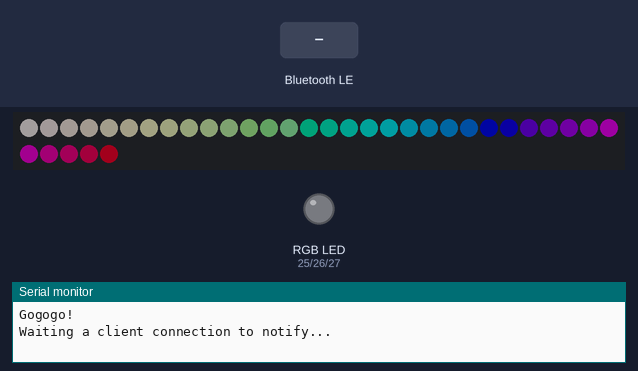
The sketch below on a simulated ESP32. Shown: 35 RGB LEDs in strip order, left to right, continuing on the next row, an RGB LED mixed from three pins (HIGH = lit), the last lines printed to the serial monitor. The test bench sets the inputs (shaded band). Dim RGB values are drawn brighter than linear; WiFi joins after 1.5 s; servers stay silent unless stated; uploads are accepted with an empty reply; random numbers use the default seed unless the sketch sets one; nothing arrives over Bluetooth unless stated; a phone connects over Bluetooth LE 3 s after start.

Above: at 0.4 s.
At 7.1 s:
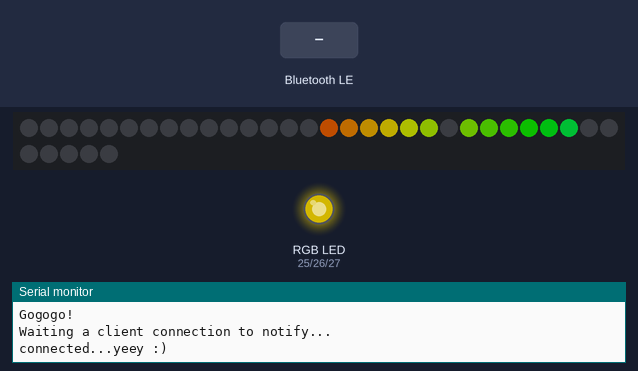
7.2 s: Bluetooth LE write "!M" received
At 7.55 s:
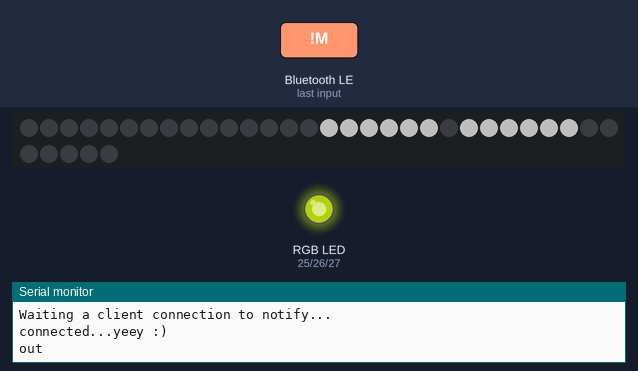
At 8.45 s:
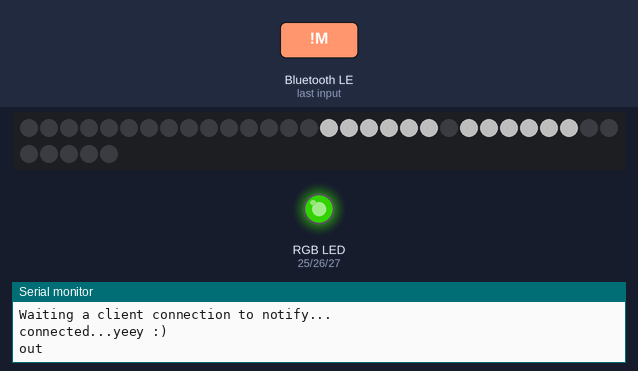
9.8 s: Bluetooth LE write "!C" received
14.6 s: Bluetooth LE write "!L" received
Timing chart, 0 to 17.1 s (numbered marks = the images above; inputs shaded):
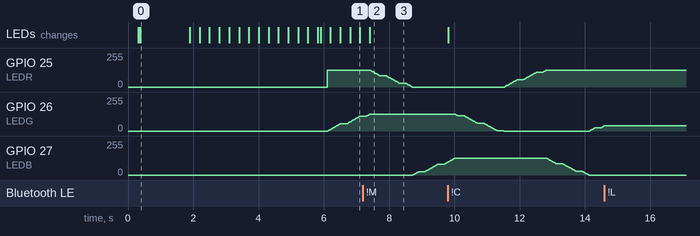

Measured:
- by itself, GPIO 27 (LEDB): rises from 97/255 to 127/255 in 0.20 s, then falls to 0/255 in 4.1 s
- what the display in image 0 shows lasts 1.5 s, from 0.4 s to 1.9 s

The sketch:

BiliButtonV3.ino
```cpp
#include <WiFiManager.h> // https://github.com/tzapu/WiFiManager
#include <DNSServer.h>
#include <HTTPClient.h>
WiFiManager wm;
#define NUMstrip 35
#define Digit1 0
#define Digit2 7
#define Digit3 14
#define Digit4 21
#define Digit5 28
#define PIN 23
#define SERVICE_UUID           "6E400001-B5A3-F393-E0A9-E50E24DCCA9E" // UART service UUID
#define CHARACTERISTIC_UUID_RX "6E400002-B5A3-F393-E0A9-E50E24DCCA9E"
#define CHARACTERISTIC_UUID_TX "6E400003-B5A3-F393-E0A9-E50E24DCCA9E"
//--------------------------//
#include <Arduino.h>
#include <BLEDevice.h>
#include <BLEServer.h>
#include <BLEUtils.h>
#include <BLE2902.h>
//#include <Adafruit_NeoPixel.h>
#include <NeoPixelBrightnessBus.h>
NeoPixelBrightnessBus<NeoGrbFeature, Neo800KbpsMethod> strip(NUMstrip, PIN);
//GLOBAL------------------//
int r=255;
int g=255;
int b=255;
int pixel[NUMstrip]={0};
int DisplayNum = 0;
uint32_t MODE_DIGIT=1;                //0 color picker          //1 rainbowloop             //2 RainbowSmooth
uint32_t MODE_LIGHTING=2;            //0 color picker                     //2 RainbowSmooth
int brightness=1;
int oldSubscriberCount=0;
int Anilooptime=0;
//LED--------SETUP-----------//
int LEDR=25;
int LEDG=26;
int LEDB=27;
uint32_t R=255;
uint32_t G=255;
uint32_t B=255;
uint8_t LEDcolorhue = 0;
boolean LED_PICK_CHANGE=false;
const boolean invert = false; // set true if common anode, false if common cathode
int LED_brightness = 127;
//BLE------SETUP--------//
BLEServer *pServer = NULL;
BLECharacteristic * pTxCharacteristic;
bool deviceConnected = false;
bool oldDeviceConnected = false;
uint8_t txValue = 0;
//BLE-----JOBS------------
class MyServerCallbacks: public BLEServerCallbacks {
    void onConnect(BLEServer* pServer) {
      deviceConnected = true;
    };

    void onDisconnect(BLEServer* pServer) {
      deviceConnected = false;
    }
};

class MyCallbacks: public BLECharacteristicCallbacks {
    void onWrite(BLECharacteristic *pCharacteristic) {
      std::string rxValue = pCharacteristic->getValue();

      if (rxValue.length() > 0) {
        String command = rxValue.c_str();
        command = command.substring(0,2);

        if(command == "!C"){
          r = (uint8_t)rxValue[2];
          g = (uint8_t)rxValue[3];
          b = (uint8_t)rxValue[4];

          Serial.printf("R: %d | G: %d | B: %d \n\r",r,g,b);
        }
        if(command == "!O"){
          R = (uint8_t)rxValue[2];

          G = (uint8_t)rxValue[3];
          B = (uint8_t)rxValue[4];
           LED_PICK_CHANGE=true;
          Serial.printf("LED_OwO R: %d | G: %d | B: %d \n\r",R,G,B);
        }
        if(command == "!M"){
          MODE_DIGIT=(uint8_t)rxValue[2];

          }
        if(command == "!L"){
          MODE_LIGHTING=(uint8_t)rxValue[2];
          }
      }
      Serial.println("out");
    }
};

//--------------------------------


void setup() {
  int looptime=0;
  // put your setup code here, to run once:
  Serial.begin(115200);
  Serial.println();
  Serial.println("Gogogo!");


  strip.Begin();
  strip.SetBrightness(brightness);
//BLE//----------------------------------------
// Create the BLE Device
  BLEDevice::init("BiliButtonV3");

  // Create the BLE Server
  pServer = BLEDevice::createServer();
  pServer->setCallbacks(new MyServerCallbacks());

  // Create the BLE Service
  BLEService *pService = pServer->createService(SERVICE_UUID);

   // Create a BLE Characteristic
  pTxCharacteristic = pService->createCharacteristic(
                    CHARACTERISTIC_UUID_TX,
                    BLECharacteristic::PROPERTY_NOTIFY
                  );

  pTxCharacteristic->addDescriptor(new BLE2902());

  BLECharacteristic * pRxCharacteristic = pService->createCharacteristic(
                       CHARACTERISTIC_UUID_RX,
                      BLECharacteristic::PROPERTY_WRITE
                    );

  pRxCharacteristic->setCallbacks(new MyCallbacks());

  // Start the service
  pService->start();

  // Start advertising
  pServer->getAdvertising()->start();
  Serial.println("Waiting a client connection to notify...");

 //STARUP ANIMATION//


  for(long firstPixelHue = 0; firstPixelHue < 360; firstPixelHue ++) {

    if (looptime==0){
        for(int i=0; i<NUMstrip; i++) { // For each pixel in strip...
         // Offset pixel hue by an amount to make one full revolution of the
          // color wheel (range of 65536) along the length of the strip
          // (strip.numPixels() steps):
          int pixelHue = firstPixelHue + (i * 360L / NUMstrip);
          // RgbColorHSV() can take 1 or 3 arguments: a hue (0 to 65535) or
          // optionally add saturation and value (brightness) (each 0 to 255).
         // Here we're using just the single-argument hue variant. The result
         // is passed through strip.gamma32() to provide 'truer' colors
         // before assigning to each pixel:
         strip.SetPixelColor(i, HslColor(pixelHue/360.0f,1.0f,0.5f));
         strip.Show(); // Update strip with new contents
         if(brightness<80){
            brightness+=1;
            strip.SetBrightness(brightness);
         }
       delay(10);  // Pause for a moment
    }
      //------------------------------WIFI---------------------------//
 WiFi.mode(WIFI_STA);

    Serial.begin(115200);
    if(wm.autoConnect("BiliButtonV3")){
        Serial.println("connected...yeey :)");
    }
    else {
        Serial.println("Configportal running");
    }
//-------------------------------------------------------------------------------//
    }
    else{
        for(int i=0; i<NUMstrip; i++) {
            int pixelHue = firstPixelHue + (i * 360L / NUMstrip);
            strip.SetPixelColor(i, HslColor(pixelHue/360.0f,1.0f,0.5f));
          }
        }
       if (looptime!=0){
        if(brightness<80){
            brightness+=1;
            strip.SetBrightness(brightness);
         }
        strip.Show();
        delay(10);
       }
       looptime++;
    }
 //LED------------------------------//
   ledcAttachPin(LEDR, 1); // assign RGB led pins to channels
  ledcAttachPin(LEDG, 2);
  ledcAttachPin(LEDB, 3);
   ledcSetup(1, 5000, 8); // 12 kHz PWM, 8-bit resolution
  ledcSetup(2, 5000, 8);
  ledcSetup(3, 5000, 8);
  }


void DrawDigit(int offset, int r,int g,int b, int n)
{

  if (n == 2 || n == 3 || n == 4 || n == 5 || n == 6 || n == 8 || n == 9) //MIDDLE
  {
    pixel[0+offset]=1;
   // strip.SetPixelColor(0 + offset, RgbColor(r, g, b));
  }
  else
  {
    pixel[0+offset]=0;
   // strip.SetPixelColor(0 + offset, RgbColor(0, 0, 0));o
  }
  if (n == 0 || n == 1 || n == 2 || n == 3 || n == 4 || n == 7 || n == 8 || n == 9) //TOP RIGHT
  {
    pixel[6+offset]=1;
   // strip.SetPixelColor(6 + offset, RgbColor(r, g, b));
  }
  else
  {
    pixel[6+offset]=0;
 //   strip.SetPixelColor(6 + offset, RgbColor(0, 0, 0));
  }
  if (n == 0 || n == 2 || n == 3 || n == 5 || n == 6 || n == 7 || n == 8 || n == 9) //TOP
  {
    pixel[5+offset]=1;
  //  strip.SetPixelColor(5 + offset, RgbColor(r, g, b));
  }
  else
  {
    pixel[5+offset]=0;
 //   strip.SetPixelColor(5 + offset, RgbColor(0, 0, 0));
  }
  if (n == 0 || n == 4 || n == 5 || n == 6 || n == 8 || n == 9) //TOP LEFT
  {
    pixel[4+offset]=1;
  //  strip.SetPixelColor(4 + offset, RgbColor(r, g, b));
  }
  else
  {
    pixel[4+offset]=0;
 //   strip.SetPixelColor(4 + offset, RgbColor(0, 0, 0));
  }
  if (n == 0 || n == 2 || n == 6 || n == 8) //BOTTOM LEFT
  {
    pixel[3+offset]=1;
 //   strip.SetPixelColor(3 + offset, RgbColor(r, g, b));
  }
  else
  {
    pixel[3+offset]=0;
   // strip.SetPixelColor(3 + offset, RgbColor(0, 0, 0));
  }
  if (n == 0 || n == 2 || n == 3 || n == 5 || n == 6 || n == 8 || n == 9) //BOTTOM
  {
    pixel[2+offset]=1;
    //strip.SetPixelColor(2 + offset, RgbColor(r, g, b));
  }
  else
  {
    pixel[2+offset]=0;
   // strip.SetPixelColor(2 + offset, RgbColor(0, 0, 0));
  }
  if (n == 0 || n == 1 || n == 3 || n == 4 || n == 5 || n == 6 || n == 7 || n == 8 || n == 9) //BOTTOM RIGHT
  {
    pixel[1+offset]=1;
   // strip.SetPixelColor(1 + offset, RgbColor(r, g, b));
  }
  else
  {
    pixel[1+offset]=0;
    //strip.SetPixelColor(1 + offset, RgbColor(0, 0, 0));
  }

}

//TIMING SETTINGS//
int period = 600;
unsigned long time_now = 0;
int Rainbowperiod = 20;
unsigned long Rainbowtime_now = 0;
int BLEdelay = 10;
unsigned long BLEdelay_now = 0;
int BLEDisconnected = 500;
unsigned long BLEDisconnected_now = 0;
int Rainbowperiod_LED = 20;
unsigned long Rainbowtime_LED_now = 0;
int animation = 10;
unsigned long animation_now = 0;
//////////


long firstPixelHue = 0;
int changing=0;
void loop() {
  wm.process();
    if (deviceConnected) {
      if(millis() > BLEdelay_now + BLEdelay){
                        BLEdelay_now = millis();
        pTxCharacteristic->setValue(&txValue, 1);
        pTxCharacteristic->notify();
        txValue++;
      }
  }


    // disconnecting
    if (!deviceConnected && oldDeviceConnected) {
            if(millis() > BLEDisconnected_now + BLEDisconnected){
                        BLEDisconnected_now = millis();
        //delay(500); // give the bluetooth stack the chance to get things ready
        pServer->startAdvertising(); // restart advertising
        Serial.println("start advertising");
        oldDeviceConnected = deviceConnected;
            }
    }
    // connecting
    if (deviceConnected && !oldDeviceConnected) {
    // do stuff here on connecting
        oldDeviceConnected = deviceConnected;
    }

  if(millis() > time_now + period){
        time_now = millis();

        HTTPClient http;  //Declare an object of class HTTPClient

    http.begin("http://api.bilibili.com/x/relation/stat?vmid=13646693");  //Specify request destination
    int httpCode = http.GET();                                                                  //Send the request

    if (httpCode == 200) { //Check the returning code

      String payload = http.getString();   //Get the request response payload
      String subs=payload.substring(payload.indexOf("\"follower\":")+11,payload.indexOf("}}"));
      int subscriberCount=subs.toInt();
      //Serial.println(subscriberCount);
        if (subscriberCount!=oldSubscriberCount){
        changing=1;
        Serial.println(changing);
        }
      oldSubscriberCount=subscriberCount;
      http.end();
      DisplayNum=subscriberCount;
  }
        /*
        if  (DisplayNum>99999) DisplayNum=0;
             DisplayNum++;
             */
             if(DisplayNum<100){
                   int Display1 = (DisplayNum/10)%10;
                    int Display2 = (DisplayNum/1)%10;
                    DrawDigit(Digit3,r,g,b,Display1);
                     DrawDigit(Digit4,r,g,b,Display2);
              }
              else if(DisplayNum<1000){
                int Display1 = (DisplayNum/100)%10;
                  int Display2 = (DisplayNum/10)%10;
                    int Display3 = (DisplayNum/1)%10;
                               DrawDigit(Digit2,r,g,b,Display1);
                                DrawDigit(Digit3,r,g,b,Display2);
                                 DrawDigit(Digit4,r,g,b,Display3);
                }
                else if (DisplayNum<10000){
                 int Display1 = (DisplayNum/1000)%10;
                 int Display2 = (DisplayNum/100)%10;
                  int Display3 = (DisplayNum/10)%10;
                    int Display4 = (DisplayNum/1)%10;
                      DrawDigit(Digit2,r,g,b,Display1);
                              DrawDigit(Digit3,r,g,b,Display2);
                                 DrawDigit(Digit4,r,g,b,Display3);
                                    DrawDigit(Digit5,r,g,b,Display4);
                  }
             else if(DisplayNum<100000){
               int Display1 = (DisplayNum/10000)%10;
                int Display2 = (DisplayNum/1000)%10;
                 int Display3 = (DisplayNum/100)%10;
                  int Display4 = (DisplayNum/10)%10;
                    int Display5 = (DisplayNum/1)%10;
           DrawDigit(Digit1,r,g,b,Display1);
           DrawDigit(Digit2,r,g,b,Display2);
           DrawDigit(Digit3,r,g,b,Display3);
           DrawDigit(Digit4,r,g,b,Display4);
           DrawDigit(Digit5,r,g,b,Display5);
             }
  }
           switch(MODE_DIGIT){
            case 0:
                if(changing==0){
                 for (int i=0;i<NUMstrip;i++){
                  if (pixel[i]==1){
                   strip.SetPixelColor(i, RgbColor(r, g, b));
                   }
                  else {
                    strip.SetPixelColor(i,RgbColor(0, 0, 0));
                 }
                 }
                }
                if(changing==1){
                        for (int i=0;i<2;i++){
                        int count=0;
                        int firstPixelHue=random(0,360);
                        int anii=NUMstrip;
                        if (Anilooptime==0){
                           if(millis() > animation_now + animation){
                                animation_now=millis();
                               if(anii>0) anii--;
                               int pixelHue = firstPixelHue + (count * 360L / NUMstrip);
                                  if (pixel[i]==1){
                                        count++;
                                       strip.SetPixelColor(i, HslColor(pixelHue/360.0f,1.0f,0.5f));
                                  }
                                  else{
                                      strip.SetPixelColor(i, RgbColor(0,0,0));
                                  }
                                  strip.Show();
                                  firstPixelHue++;
                                  if(firstPixelHue>360) firstPixelHue==0;
                                 // delay(10);
                              }
                        }
                        else{
                          for(int i=NUMstrip; i>0; i--) {
                            if (pixel[i]==1)
                                 strip.SetPixelColor(i, RgbColor(r,g,b));
                            else
                                strip.SetPixelColor(i, RgbColor(0,0,0));

                          strip.Show();
                          delay(10);
                          }
                          Anilooptime=0;
                          changing=0;
                          Serial.println(changing);
                          break;
                        }
                              Anilooptime++;
                        }
                }
                                 break;

            case 1:
                      if(millis() > Rainbowtime_now + Rainbowperiod){
                        int count=0;
                        Rainbowtime_now = millis();
                      if(firstPixelHue < 360){
                          firstPixelHue ++;
                           for(int i=0; i<NUMstrip; i++) {
                               int pixelHue = firstPixelHue + (count * 360L / NUMstrip);
                                  if (pixel[i]==1){
                                        count++;
                                       strip.SetPixelColor(i, HslColor(pixelHue/360.0f,1.0f,0.5f));
                                  }
                                  else{
                                      strip.SetPixelColor(i, RgbColor(0,0,0));
                                  }
                              }
                            }
                            else firstPixelHue=0;
                           }
                 break;
             case 2:
                    if(millis() > Rainbowtime_LED_now + Rainbowperiod_LED){
                        Rainbowtime_LED_now = millis();
                        if(firstPixelHue < 360){
                          firstPixelHue ++;
                    for(int i=0; i<NUMstrip; i++) {
                               int pixelHue = firstPixelHue + (360L / NUMstrip);
                                  if (pixel[i]==1){
                                       strip.SetPixelColor(i, HslColor(pixelHue/360.0f,1.0f,0.5f));
                                  }
                                  else{
                                      strip.SetPixelColor(i, RgbColor(0,0,0));
                                  }
                              }
                           }
                           else firstPixelHue=0;
                    }
                    break;
           }
   strip.Show();
           switch(MODE_LIGHTING){
              case 0:
                     if(LED_PICK_CHANGE){
                     ledcWrite(1, R); // write red component to channel 1, etc.
                      ledcWrite(2, G);
                        ledcWrite(3, B);
                        Serial.printf("Just changed LED Color");
                        LED_PICK_CHANGE=false;

                     }
                        break;
              case 2:
                     if(millis() > Rainbowtime_LED_now + Rainbowperiod_LED){
                      Rainbowtime_LED_now = millis();
                      hueToRGB(LEDcolorhue, LED_brightness);
                      ledcWrite(1, R); // write red component to channel 1, etc.
                      ledcWrite(2, G);
                        ledcWrite(3, B);
                        LEDcolorhue++;
                      if (LEDcolorhue>255){
                        LEDcolorhue=0;
                      }
                     }
                     break;
                    }
}
void hueToRGB(uint8_t hue, uint8_t brightness)
{
    uint16_t scaledHue = (hue * 6);
    uint8_t segment = scaledHue / 256; // segment 0 to 5 around the
                                            // color wheel
    uint16_t segmentOffset =
      scaledHue - (segment * 256); // position within the segment

    uint8_t complement = 0;
    uint16_t prev = (brightness * ( 255 -  segmentOffset)) / 256;
    uint16_t next = (brightness *  segmentOffset) / 256;

    if(invert)
    {
      brightness = 255 - brightness;
      complement = 255;
      prev = 255 - prev;
      next = 255 - next;
    }

    switch(segment ) {
    case 0:      // red
        R = brightness;
        G = next;
        B = complement;
    break;
    case 1:     // yellow
        R = prev;
        G = brightness;
        B = complement;
    break;
    case 2:     // green
        R = complement;
        G = brightness;
        B = next;
    break;
    case 3:    // cyan
        R = complement;
        G = prev;
        B = brightness;
    break;
    case 4:    // blue
        R = next;
        G = complement;
        B = brightness;
    break;
   case 5:      // magenta
    default:
        R = brightness;
        G = complement;
        B = prev;
    break;
    }
}
```
